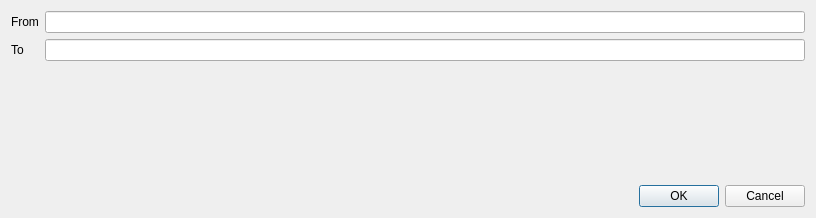
<?xml version="1.0" encoding="UTF-8"?>
<ui version="4.0">
 <class>DialogAddMapping</class>
 <widget class="QDialog" name="DialogAddMapping">
  <property name="geometry">
   <rect>
    <x>0</x>
    <y>0</y>
    <width>816</width>
    <height>218</height>
   </rect>
  </property>
  <property name="windowTitle">
   <string>Dialog</string>
  </property>
  <layout class="QVBoxLayout" name="verticalLayout">
   <item>
    <layout class="QFormLayout" name="formLayout">
     <item row="0" column="0">
      <widget class="QLabel" name="label">
       <property name="text">
        <string>From</string>
       </property>
      </widget>
     </item>
     <item row="0" column="1">
      <widget class="QLineEdit" name="lineEditFrom"/>
     </item>
     <item row="1" column="1">
      <widget class="QLineEdit" name="lineEditTo"/>
     </item>
     <item row="1" column="0">
      <widget class="QLabel" name="label_2">
       <property name="text">
        <string>To</string>
       </property>
      </widget>
     </item>
    </layout>
   </item>
   <item>
    <spacer name="verticalSpacer">
     <property name="orientation">
      <enum>Qt::Orientation::Vertical</enum>
     </property>
     <property name="sizeHint" stdset="0">
      <size>
       <width>20</width>
       <height>109</height>
      </size>
     </property>
    </spacer>
   </item>
   <item>
    <widget class="QDialogButtonBox" name="buttonBox">
     <property name="orientation">
      <enum>Qt::Orientation::Horizontal</enum>
     </property>
     <property name="standardButtons">
      <set>QDialogButtonBox::StandardButton::Cancel|QDialogButtonBox::StandardButton::Ok</set>
     </property>
    </widget>
   </item>
  </layout>
 </widget>
 <resources/>
 <connections>
  <connection>
   <sender>buttonBox</sender>
   <signal>accepted()</signal>
   <receiver>DialogAddMapping</receiver>
   <slot>accept()</slot>
   <hints>
    <hint type="sourcelabel">
     <x>248</x>
     <y>254</y>
    </hint>
    <hint type="destinationlabel">
     <x>157</x>
     <y>274</y>
    </hint>
   </hints>
  </connection>
  <connection>
   <sender>buttonBox</sender>
   <signal>rejected()</signal>
   <receiver>DialogAddMapping</receiver>
   <slot>reject()</slot>
   <hints>
    <hint type="sourcelabel">
     <x>316</x>
     <y>260</y>
    </hint>
    <hint type="destinationlabel">
     <x>286</x>
     <y>274</y>
    </hint>
   </hints>
  </connection>
 </connections>
</ui>
